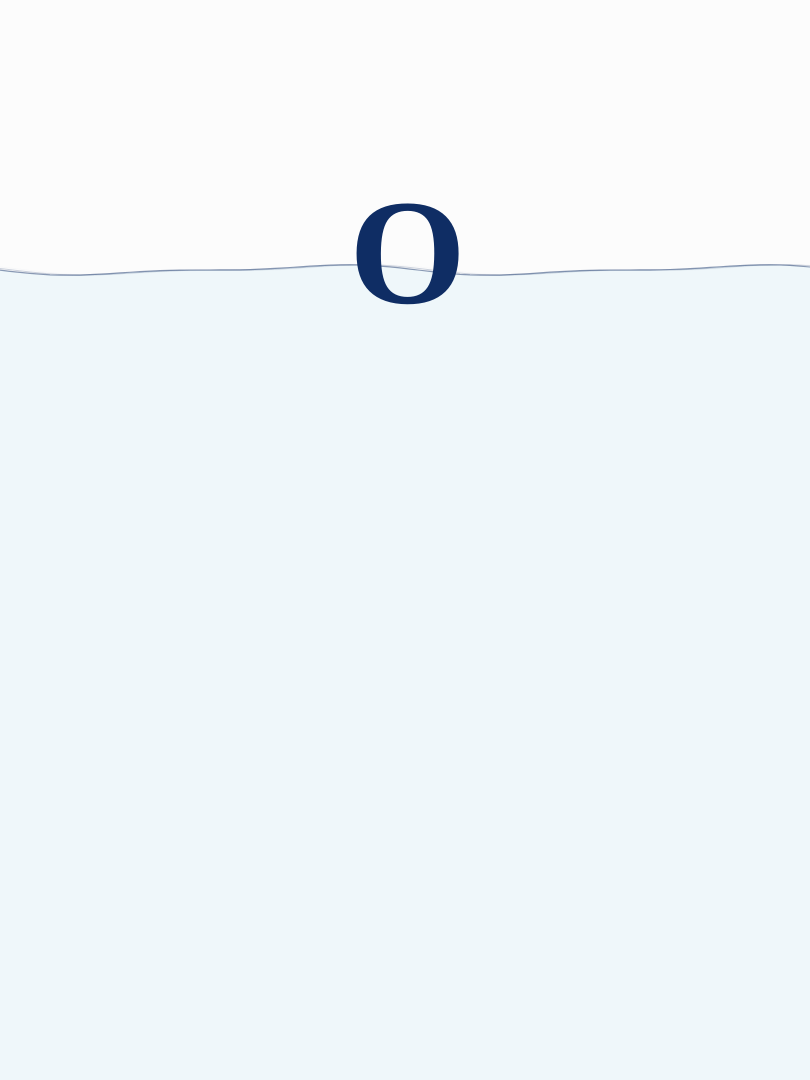
Frame 1 (no input)
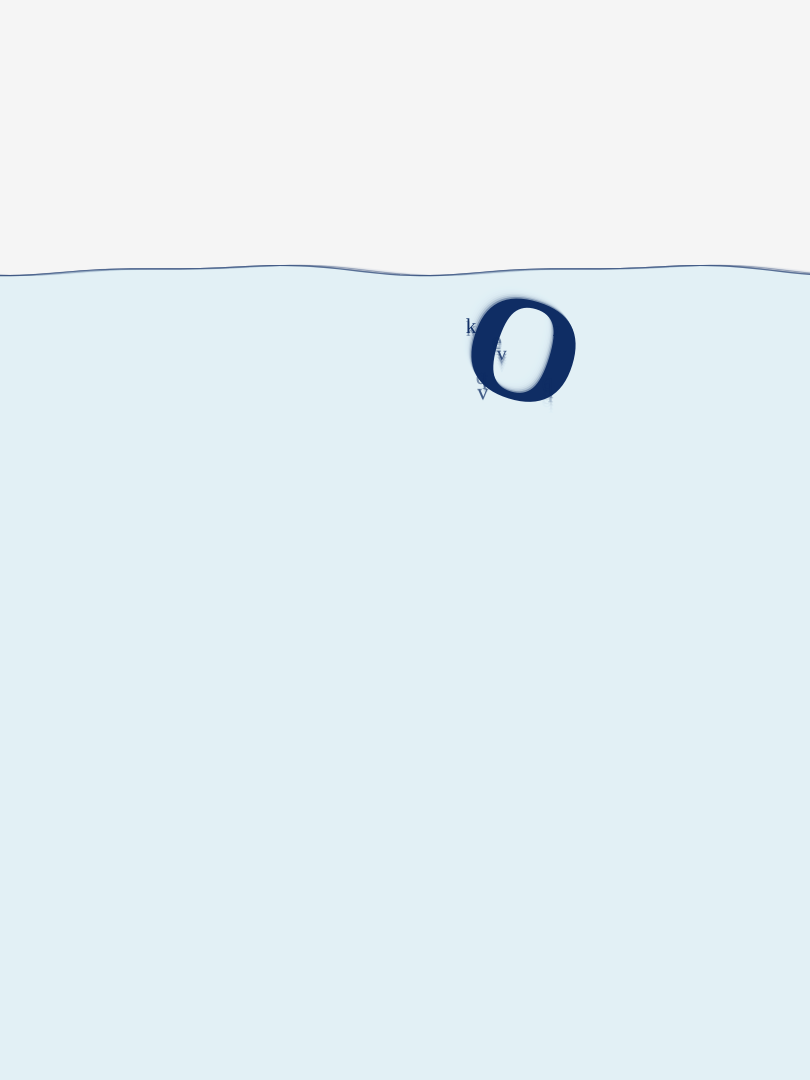
Frame 60 (no input)
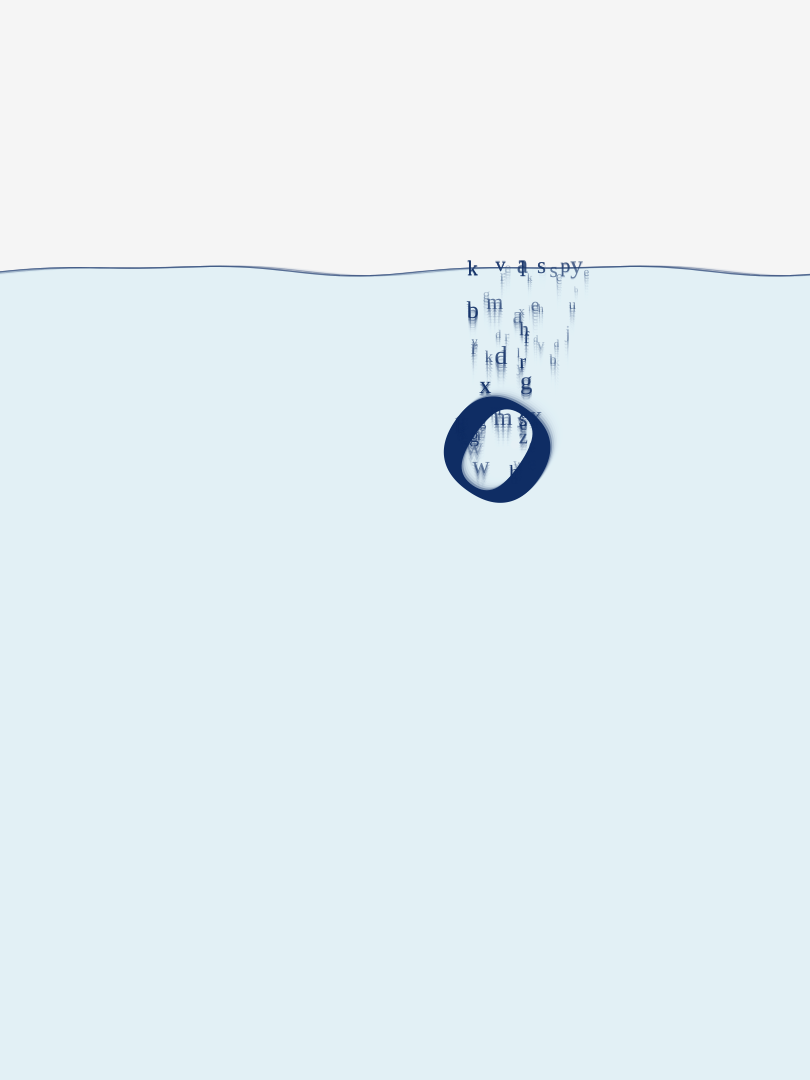
Frame 120 (the mouse pressed at the canvas centre since frame 60)

The p5.js sketch that drew these frames (run headless with seeded random() and noise() and a simulated clock; from frame 60 on, the mouse is pressed at the canvas centre):

// p5.js sketch
// ── sketch.js
// noprotect

/*
  p5.js sketch: Deep Blue 'O', Ghosting Water Wave, Light Blue Underwater
  (Performance Optimized to prevent CPU spikes and Editor crashes)
  Canvas Size: 810 x 1080
*/

const CONFIG = {
  // --- 环境颜色参数 ---
  airColor: [245, 245, 245],       
  waterColor: [210, 235, 245],     
  holeColor: [229, 240, 245],      // 经过透明度混合后，水下背景最终呈现的精准颜色

  // --- 糖果 (加粗字母 O) 视觉参数 ---
  candyColor: [15, 45, 100],       // 深蓝色
  candyStartSize: 150,             
  candySinkSpeed: 0.0015,          
  candySwayAmount: 0.15,           
  candyRotateSpeed: 0.005,         
  candyMeltRate: 0.0015,           
  meltStartYRatio: 0.33,           // 在画面 1/3 高度处开始融化

  // --- 气泡字母 视觉参数 ---
  bubbleColor: [15, 45, 100],      
  bubbleGhostDuration: 200,        
  bubbleGhostHistoryLen: 8,        // 稍微调低残影记录长度，平衡性能与视觉
  survivorProb: 0.25,              
  survivorSizeMin: 18,             
  survivorSizeMax: 26,             
  
  // --- 水面与爆炸飞沫 视觉参数 ---
  waterLineRatio: 0.25,            
  floatDurationMin: 60,            
  floatDurationMax: 150,           
  bobAmplitude: 3,                 
  explodeDotCount: 4,              
};

let font;
let allLetters = "abcdefghijklmnopqrstuvwxyz".split(""); 

let sugarO;
let letters = []; 
let explosionDots = []; 
let waterLine; 
let meltStartLine; 

function preload() {
  font = 'Times New Roman'; 
}

function setup() {
  createCanvas(810, 1080);
  textFont(font);
  
  waterLine = height * CONFIG.waterLineRatio; 
  meltStartLine = height * CONFIG.meltStartYRatio; 
  
  sugarO = new CandyO(width / 2, waterLine, CONFIG.candyStartSize);
}

function draw() {
  // 1. 绘制空气层
  noStroke();
  fill(CONFIG.airColor[0], CONFIG.airColor[1], CONFIG.airColor[2], 80);
  rect(0, 0, width, height);

  // 2. 绘制浅蓝色的水下区域
  fill(CONFIG.waterColor[0], CONFIG.waterColor[1], CONFIG.waterColor[2], 80);
  beginShape();
  vertex(width, height);
  vertex(0, height);
  for (let x = 0; x <= width; x += 10) {
    let waveOffset = sin(x * 0.015 + frameCount * 0.02) * 4 + sin(x * 0.03 + frameCount * 0.03) * 2;
    vertex(x, waterLine + waveOffset);
  }
  endShape(CLOSE);

  // 3. 绘制带有“残影”效果的波浪线
  drawWaterWave();

  // 4. 糖果逻辑
  sugarO.update();
  sugarO.display();

  // 5. 字母气泡系统 (性能优化版：使用最原始的 for 循环，绝对安全)
  let nextLetters = [];
  for (let i = 0; i < letters.length; i++) {
    let l = letters[i];
    l.update();
    l.display();
    if (!l.isDead) {
      nextLetters.push(l);
    }
  }
  letters = nextLetters;

  // 6. 爆炸飞沫系统 (性能优化版)
  let nextDots = [];
  for (let i = 0; i < explosionDots.length; i++) {
    let d = explosionDots[i];
    d.update();
    d.display();
    if (!d.isDead) {
      nextDots.push(d);
    }
  }
  explosionDots = nextDots;
}

// 绘制起伏的水面残影波浪线
function drawWaterWave() {
  push();
  noFill();
  
  // 使用正向循环避免 p5 编辑器倒序解析的潜在 bug
  let layers = [2, 1, 0];
  for (let k = 0; k < layers.length; k++) {
    let i = layers[k];
    let alpha = map(i, 0, 2, 120, 20); 
    let weight = map(i, 0, 2, 1.2, 0.3); 
    let frameOffset = i * 12; 

    stroke(CONFIG.bubbleColor[0], CONFIG.bubbleColor[1], CONFIG.bubbleColor[2], alpha); 
    strokeWeight(weight);
    
    beginShape();
    for (let x = 0; x <= width; x += 10) {
      let waveOffset = sin(x * 0.015 + (frameCount - frameOffset) * 0.02) * 4 + sin(x * 0.03 + (frameCount - frameOffset) * 0.03) * 2;
      vertex(x, waterLine + waveOffset);
    }
    endShape();
  }
  pop();
}

// --- 糖果类 ---
class CandyO {
  constructor(x, y, initialSize) {
    this.basePos = createVector(x, y);
    this.pos = createVector(x, y);
    this.initialSize = initialSize;
    this.angle = 0; 
    
    this.meltProgress = 0; 
    this.hasHitBottom = false; 
    
    this.erosionHoles = [];
    for (let k = 0; k < 30; k++) { 
      this.erosionHoles.push({
        x: random(-initialSize * 0.4, initialSize * 0.4),
        y: random(-initialSize * 0.4, initialSize * 0.4),
        maxR: random(initialSize * 0.2, initialSize * 0.7), 
        delay: random(0, 0.6) 
      });
    }
  }

  update() {
    let bottomLimit = height - this.initialSize / 2 - 20;

    if (!this.hasHitBottom) {
      this.basePos.y += height * CONFIG.candySinkSpeed;
      this.angle += CONFIG.candyRotateSpeed;
      
      let sway = sin(frameCount * 0.02) * (width * CONFIG.candySwayAmount);
      this.pos.x = this.basePos.x + sway;
      this.pos.y = this.basePos.y;

      if (this.pos.y >= bottomLimit) {
        this.hasHitBottom = true;
        this.pos.y = bottomLimit;
      }
    }

    if (this.pos.y >= meltStartLine && this.meltProgress < 1.0) {
      this.meltProgress += CONFIG.candyMeltRate;
      
      let releaseRate = map(this.meltProgress, 0, 1, 1.2, 0.05); 
      let spawns = floor(releaseRate) + (random() < (releaseRate % 1) ? 1 : 0);
      spawns = constrain(spawns, 0, 2); 
      
      for (let s = 0; s < spawns; s++) {
        let rAngle = random(TWO_PI);
        let rRadius = random(0, this.initialSize * 0.4);
        let spawnX = this.pos.x + cos(rAngle) * rRadius;
        let spawnY = this.pos.y + sin(rAngle) * rRadius;

        // 性能保护：全局最多允许存在 80 个气泡字母，防止文字渲染过多卡死
        if (letters.length < 80) {
          letters.push(new FloatingLetter(spawnX, spawnY, this.initialSize));
        }
      }
    }
  }

  display() {
    if (this.meltProgress < 1.0) {
      push();
      translate(this.pos.x, this.pos.y);
      rotate(this.angle); 
      
      fill(CONFIG.candyColor);
      noStroke();
      textAlign(CENTER, CENTER);
      textStyle(BOLD);
      textSize(this.initialSize);
      text("O", 0, -this.initialSize * 0.05); 
      
      if (this.meltProgress > 0) {
        fill(CONFIG.holeColor); 
        noStroke();
        
        for (let i = 0; i < this.erosionHoles.length; i++) {
          let hole = this.erosionHoles[i];
          let p = map(this.meltProgress, hole.delay, 1.0, 0, 1, true);
          if (p > 0) {
            ellipse(hole.x, hole.y, hole.maxR * p);
          }
        }
        
        let finalP = map(this.meltProgress, 0.8, 1.0, 0, 1, true);
        if (finalP > 0) {
          ellipse(0, 0, this.initialSize * 1.5 * finalP);
        }
      }
      
      pop();
    }
  }
}

// --- 字母气泡类 ---
class FloatingLetter {
  constructor(x, y, parentSize) {
    this.pos = createVector(x, y);
    this.vel = createVector(0, random(-1.5, -3.5)); 
    this.displayChar = allLetters[Math.floor(random(allLetters.length))];
    
    this.isSurvivor = random() < CONFIG.survivorProb;
    this.baseAlpha = random(100, 255); 
    
    if (this.isSurvivor) {
      this.size = random(CONFIG.survivorSizeMin, CONFIG.survivorSizeMax);
      this.shrinkRate = 1.0; 
      this.alphaFade = 0.0;
    } else {
      this.size = random(parentSize * 0.1, parentSize * 0.2);
      this.shrinkRate = 0.985;
      this.alphaFade = random(2.0, 4.0); 
    }
    
    this.alpha = this.baseAlpha;
    this.isDead = false;
    this.history = [];
    this.age = 0;

    this.state = 0; 
    this.floatTimer = 0;
    this.maxFloatDuration = random(CONFIG.floatDurationMin, CONFIG.floatDurationMax);
    this.bobAngle = random(TWO_PI);
    this.floatBaseX = this.pos.x;
  }

  update() {
    this.age++;

    if (this.state === 0) {
      this.pos.add(this.vel);
      this.size *= this.shrinkRate;
      this.alpha -= this.alphaFade;

      if (this.age < CONFIG.bubbleGhostDuration) {
        this.history.push(this.pos.copy());
        if (this.history.length > CONFIG.bubbleGhostHistoryLen) {
          this.history.shift();
        }
      } else {
        if (this.history.length > 0) {
          this.history.shift();
        }
      }

      if (this.pos.y <= waterLine) {
        if (this.isSurvivor) {
          this.state = 1;
          this.pos.y = waterLine; 
          this.floatBaseX = this.pos.x; 
          this.history = []; 
        } else {
          this.isDead = true;
        }
      }

    } else if (this.state === 1) {
      this.floatTimer++;
      this.bobAngle += 0.08;
      
      let waveOffset = sin(this.pos.x * 0.015 + frameCount * 0.02) * 4 + sin(this.pos.x * 0.03 + frameCount * 0.03) * 2;
      this.pos.y = waterLine + waveOffset + sin(this.bobAngle) * CONFIG.bobAmplitude;
      this.pos.x = this.floatBaseX + cos(this.bobAngle * 0.7) * 1.5;

      if (this.floatTimer >= this.maxFloatDuration) {
        this.explode();
      }
    }

    if (this.alpha <= 0 || this.size < 2) {
      this.alpha = 0;
      this.isDead = true;
    }
  }

  explode() {
    for (let c = 0; c < CONFIG.explodeDotCount; c++) {
      if (explosionDots.length < 150) {
        explosionDots.push(new ExplosionDot(this.pos.x, this.pos.y, this.size, this.alpha));
      }
    }
    this.isDead = true; 
  }

  drawGhost() {
    if (this.history.length > 1) {
      push();
      textAlign(CENTER, CENTER);
      noStroke();
      textStyle(NORMAL);
      
      let len = this.history.length;
      // 性能优化：通过 i += 2 跳帧渲染残影，将底层文字渲染负担降低 50%
      for (let i = 0; i < len; i += 2) {
        let pt = this.history[i];
        let ghostAlpha = map(i, 0, len, 0, this.alpha * 0.4); 
        let ghostSize = this.size * map(i, 0, len, 0.6, 0.9);
        
        textSize(ghostSize);
        fill(CONFIG.bubbleColor[0], CONFIG.bubbleColor[1], CONFIG.bubbleColor[2], ghostAlpha);
        text(this.displayChar, pt.x, pt.y);
      }
      pop();
    }
  }

  display() {
    if (this.state === 0) {
      this.drawGhost();
    }
    
    push();
    textAlign(CENTER, CENTER);
    noStroke();
    textStyle(NORMAL);
    textSize(this.size);
    fill(CONFIG.bubbleColor[0], CONFIG.bubbleColor[1], CONFIG.bubbleColor[2], this.alpha); 
    text(this.displayChar, this.pos.x, this.pos.y);
    pop();
  }
}

// --- 炸开飞沫类 ---
class ExplosionDot {
  constructor(x, y, baseSize, startAlpha) {
    this.pos = createVector(x, y);
    let angle = random(TWO_PI);
    let burstSpeed = random(0.5, 2.0); 
    this.vel = createVector(cos(angle) * burstSpeed, sin(angle) * burstSpeed);
    
    this.size = random(baseSize * 0.05, baseSize * 0.12);
    this.alpha = startAlpha; 
    this.drag = 0.88; 
    this.isDead = false;
  }

  update() {
    this.vel.mult(this.drag);
    this.vel.y -= 0.15; 
    this.vel.x += random(-0.02, 0.02);

    this.pos.add(this.vel);
    
    this.alpha -= 6.0; 
    if (this.alpha <= 0) {
      this.isDead = true;
    }
  }

  display() {
    push();
    noStroke();
    fill(CONFIG.bubbleColor[0], CONFIG.bubbleColor[1], CONFIG.bubbleColor[2], this.alpha);
    ellipse(this.pos.x, this.pos.y, this.size, this.size);
    pop();
  }
}

// --- 视频录制代码 ---
let recording = false;
let recorder;
let chunks = [];

function setupRecorder() {
  // 获取 p5.js 生成的 canvas 元素，设置帧率为 30 fps
  let stream = document.querySelector('canvas').captureStream(30); 
  recorder = new MediaRecorder(stream, { mimeType: 'video/webm' });
  
  recorder.ondataavailable = e => {
    if (e.data.size) {
      chunks.push(e.data);
    }
  };
  
  recorder.onstop = exportVideo;
}

function exportVideo() {
  let blob = new Blob(chunks, { type: 'video/webm' });
  let url = URL.createObjectURL(blob);
  let a = document.createElement('a');
  document.body.appendChild(a);
  a.style = 'display: none';
  a.href = url;
  a.download = 'my_rain_animation.webm'; // 导出的文件名
  a.click();
  window.URL.revokeObjectURL(url);
}

// 监听键盘按键
function keyPressed() {
  if (key === 'r' || key === 'R') {
    if (!recording) {
      if (!recorder) setupRecorder();
      chunks.length = 0;
      recorder.start();
      recording = true;
      console.log('⏺ 录制开始...');
    } else {
      recorder.stop();
      recording = false;
      console.log('⏹ 录制结束，正在下载视频！');
    }
  }
}
